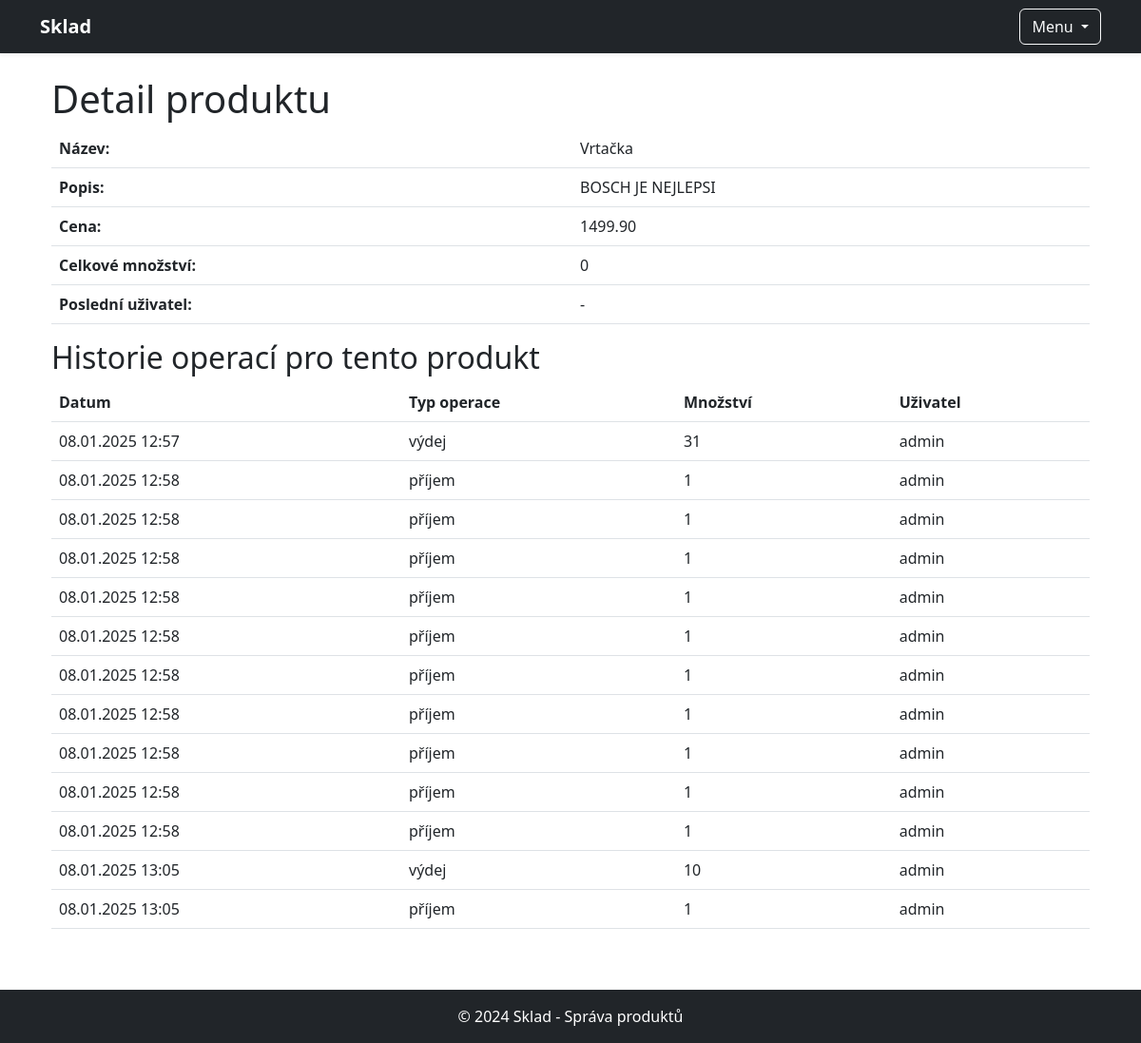
The page /produkt/39/ on the database its author committed.
### sklad/models.py (models this page shows, shortened)
class Produkt(models.Model):
    nazev = models.CharField(max_length=200)
    popis = models.TextField(blank=True)
    cena = models.DecimalField(max_digits=10, decimal_places=2)
    mnozstvi = models.PositiveIntegerField()
    min_zasoba = models.PositiveIntegerField(default=0)
    uzivatel = models.ForeignKey(User, on_delete=models.SET_NULL, null=True, blank=True)  # Cizí klíč na uživatele

class HistorieOperaci(models.Model):
    produkt = models.ForeignKey(Produkt, on_delete=models.SET_NULL, null=True, blank=True)
    produkt_nazev = models.CharField(max_length=200, blank=True, null=True)
    uzivatel = models.ForeignKey(User, on_delete=models.CASCADE)
    datum = models.DateTimeField(auto_now_add=True)
    typ_operace = models.CharField(max_length=10, choices=[('příjem', 'Příjem'), ('výdej', 'Výdej')])
    mnozstvi = models.PositiveIntegerField()

### sklad/views.py (the view)
# urls.py: path('produkt/<int:id>/', views.detail_produktu, name='detail_produktu'),
def detail_produktu(request, id):
    produkt = get_object_or_404(Produkt, pk=id)
    return render(request, 'sklad/detail.html', {'produkt': produkt})

### sklad/templates/sklad/detail.html
{% extends 'sklad/base.html' %}
{% block content %}
<div class="container">
    <h1>Detail produktu</h1>
    <table class="table">
        <tr>
            <th>Název:</th>
            <td>{{ produkt.nazev }}</td>
        </tr>
        <tr>
            <th>Popis:</th>
            <td>{{ produkt.popis|default:"-" }}</td>
        </tr>
        <tr>
            <th>Cena:</th>
            <td>{{ produkt.cena }}</td>
        </tr>
        <tr>
            <th>Celkové množství:</th>
            <td>{{ produkt.celkem_mnozstvi|default:0 }}</td>
        </tr>
        <tr>
            <th>Poslední uživatel:</th>
            <td>{{ produkt.posledni_uzivatel|default:"-" }}</td>
        </tr>
    </table>
    <h2>Historie operací pro tento produkt</h2>
    {% if produkt.historieoperaci_set.all %}
        <table class="table">
            <thead>
                <tr>
                    <th>Datum</th>
                    <th>Typ operace</th>
                    <th>Množství</th>
                    <th>Uživatel</th>
                </tr>
            </thead>
            <tbody>
                {% for operace in produkt.historieoperaci_set.all %}
                    <tr>
                        <td>{{ operace.datum|date:"d.m.Y H:i" }}</td>
                        <td>{{ operace.typ_operace }}</td>
                        <td>{{ operace.mnozstvi }}</td>
                        <td>{{ operace.uzivatel.username }}</td>
                    </tr>
                {% endfor %}
            </tbody>
        </table>
    {% else %}
        <p>Pro tento produkt zatím nejsou žádné operace.</p>
    {% endif %}
</div>
{% endblock %}

### rows shown on the page
Produkt: nazev "Vrtačka", popis "BOSCH JE NEJLEPSI", cena "1499.90"
HistorieOperaci: datum "08.01.2025 12:57", typ_operace "výdej", mnozstvi "31", uzivatel.username "admin"
HistorieOperaci: datum "08.01.2025 12:58", typ_operace "příjem", mnozstvi "1", uzivatel.username "admin"
HistorieOperaci: datum "08.01.2025 12:58", typ_operace "příjem", mnozstvi "1", uzivatel.username "admin"
HistorieOperaci: datum "08.01.2025 12:58", typ_operace "příjem", mnozstvi "1", uzivatel.username "admin"
HistorieOperaci: datum "08.01.2025 12:58", typ_operace "příjem", mnozstvi "1", uzivatel.username "admin"
HistorieOperaci: datum "08.01.2025 12:58", typ_operace "příjem", mnozstvi "1", uzivatel.username "admin"
HistorieOperaci: datum "08.01.2025 12:58", typ_operace "příjem", mnozstvi "1", uzivatel.username "admin"
HistorieOperaci: datum "08.01.2025 12:58", typ_operace "příjem", mnozstvi "1", uzivatel.username "admin"
HistorieOperaci: datum "08.01.2025 12:58", typ_operace "příjem", mnozstvi "1", uzivatel.username "admin"
HistorieOperaci: datum "08.01.2025 12:58", typ_operace "příjem", mnozstvi "1", uzivatel.username "admin"
HistorieOperaci: datum "08.01.2025 12:58", typ_operace "příjem", mnozstvi "1", uzivatel.username "admin"
HistorieOperaci: datum "08.01.2025 13:05", typ_operace "výdej", mnozstvi "10", uzivatel.username "admin"
HistorieOperaci: datum "08.01.2025 13:05", typ_operace "příjem", mnozstvi "1", uzivatel.username "admin"

### other values the page prints
{{ produkt.celkem_mnozstvi|default:0 }} "0"
{{ produkt.posledni_uzivatel|default:"-" }} "-"
